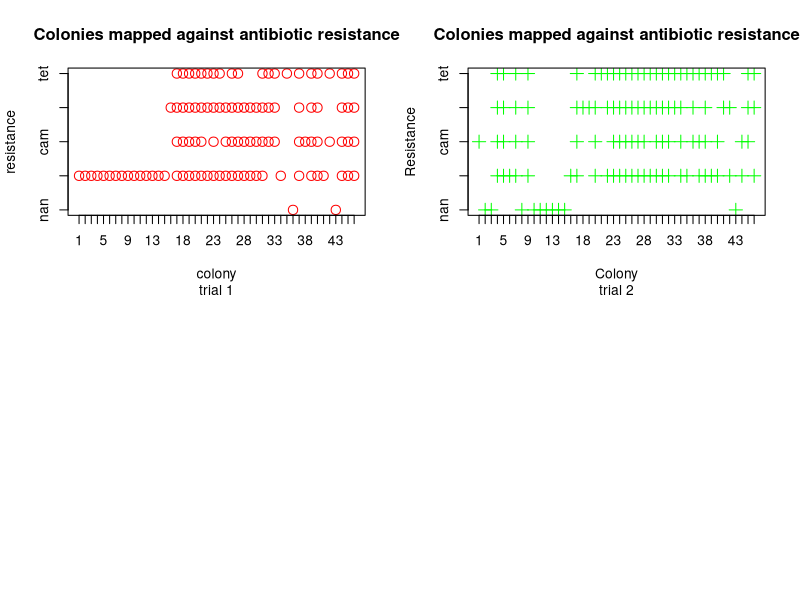

Write R code to recreate this figure. (Note: this script raises an error after producing the figure.)

daata1 = read.table("plasmidisodaata1.txt", header = TRUE)
daata2 = read.table("plasmidisodaata2.txt", header = TRUE)
daata3 = read.table("plasmidisodaata3.txt", header = TRUE)
par( mfrow = c( 2, 2 ) )
plot(daata1,sub="trial 1",xaxt="n",cex=1.5,yaxt="n",col=c("red"),pch=c(1),main="Colonies mapped against antibiotic resistance")
axis(2,at=0:4,labels=c("nan","kan","cam","cip","tet"))
axis(1,at=1:46,labels=c(1:46))
plot(daata2,sub="trial 2",xaxt="n",yaxt="n",cex=1.5,col=c("green"),pch=c(3),main="Colonies mapped against antibiotic resistance")
axis(2,at=0:4,labels=c("nan","kan","cam","cip","tet"))
axis(1,at=1:46,labels=c(1:46))
plot(daata3,sub = "trial 3",xaxt="n",yaxt="n",cex=1.5,col=c("blue"),pch=c(4),main="Colonies mapped against antibiotic resistance")
axis(2,at=0:4,labels=c("nan","kan","cam","cip","tet"))
axis(1,at=1:46,labels=c(1:46))
plot(daata1,col="red",pch=1,xaxt="n",yaxt="n",cex=1.5,main = "Colonies mapped against antibiotic resistance",sub = "Complete results")
axis(2,at=0:4,labels=c("nan","kan","cam","cip","tet"))
axis(1,at=1:46,labels=c(1:46))
points(daata2,col="green",pch=3,cex=1.5)
points(daata3,col="blue",pch=4,cex=1.5)


